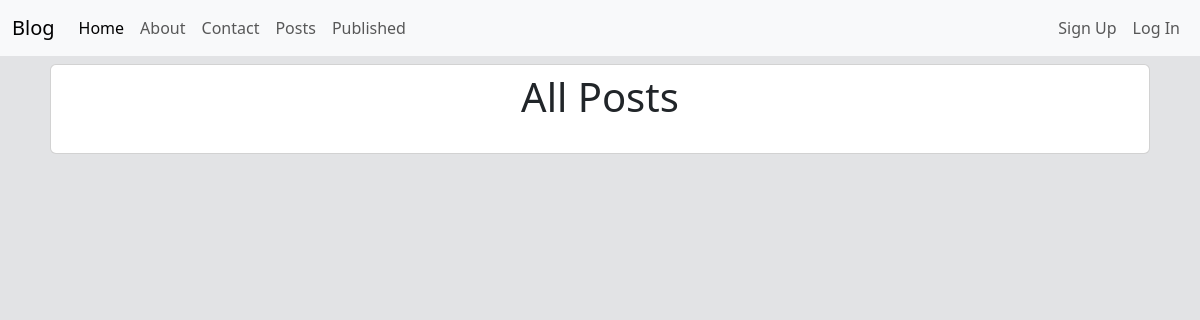
Page /posts/drafts on the earlier database version.
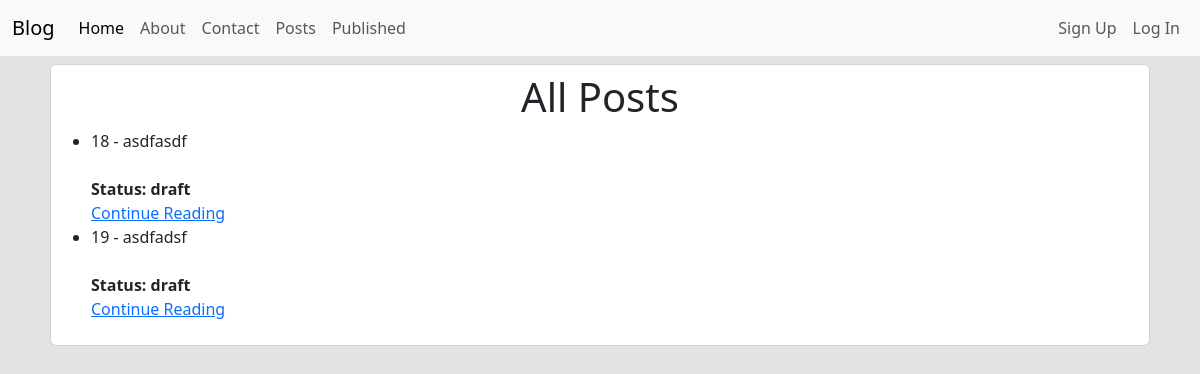
Same page on the later database version.
### posts/models.py (models this page shows, shortened)
class Post(models.Model): # oop (object oriented programing)
    title = models.CharField(max_length=128)  # string
    subtitle = models.CharField(max_length=256)  # string
    body = models.TextField()  # string
    created_on = models.DateTimeField(auto_now_add=True)  # date / datetime
    author = models.ForeignKey(
        get_user_model(),
        on_delete=models.CASCADE
    )  # User model
    status = models.ForeignKey(
        Status,
        on_delete=models.DO_NOTHING
    )

class Status(models.Model):
    class Meta:
        verbose_name_plural = "status"
    name = models.CharField(max_length=128, unique=True)
    description = models.CharField(max_length=200, help_text="Write a descrition about the status")
    def __str__(self):
        return f"{self.name}"

### posts/views.py (the view)
# urls.py: path("drafts", PostDraftListView.as_view(), name="post_drafts"),
class PostDraftListView(ListView):
    template_name = "post/list.html"
    context_object_name="posts"
    def get_queryset(self):
        draft_status = Status.objects.get(name="draft")
        return Post.objects.filter(status=draft_status)
    def get_context_data(self, **kwargs):
        context =super().get_context_data(**kwargs)
        context["post_status"] = "Drafts"
        return context

### templates/post/list.html (shortened to what this page needs)
{% extends 'base.html' %}
{% block content %}
    <body class="bg-secondary-subtle">
        <div class="card p-2 m-2">
            <h1 class="text-center">All Posts</h1>
            <ul>
                {% for post in posts %}
                    <li>{{post.id}} - {{ post.title}}</li><br>
                    <span><strong>Status: {{post.status }}</strong></span><br>
                    <a href="{% url 'post_detail' post.id %}">Continue Reading</a>
                {% endfor %}
            </ul>
        </div>
    </body>
{% endblock %}

Differences in the rows shown:
added Post: id "18", title "asdfasdf", status "draft"
added Post: id "19", title "asdfadsf", status "draft"
